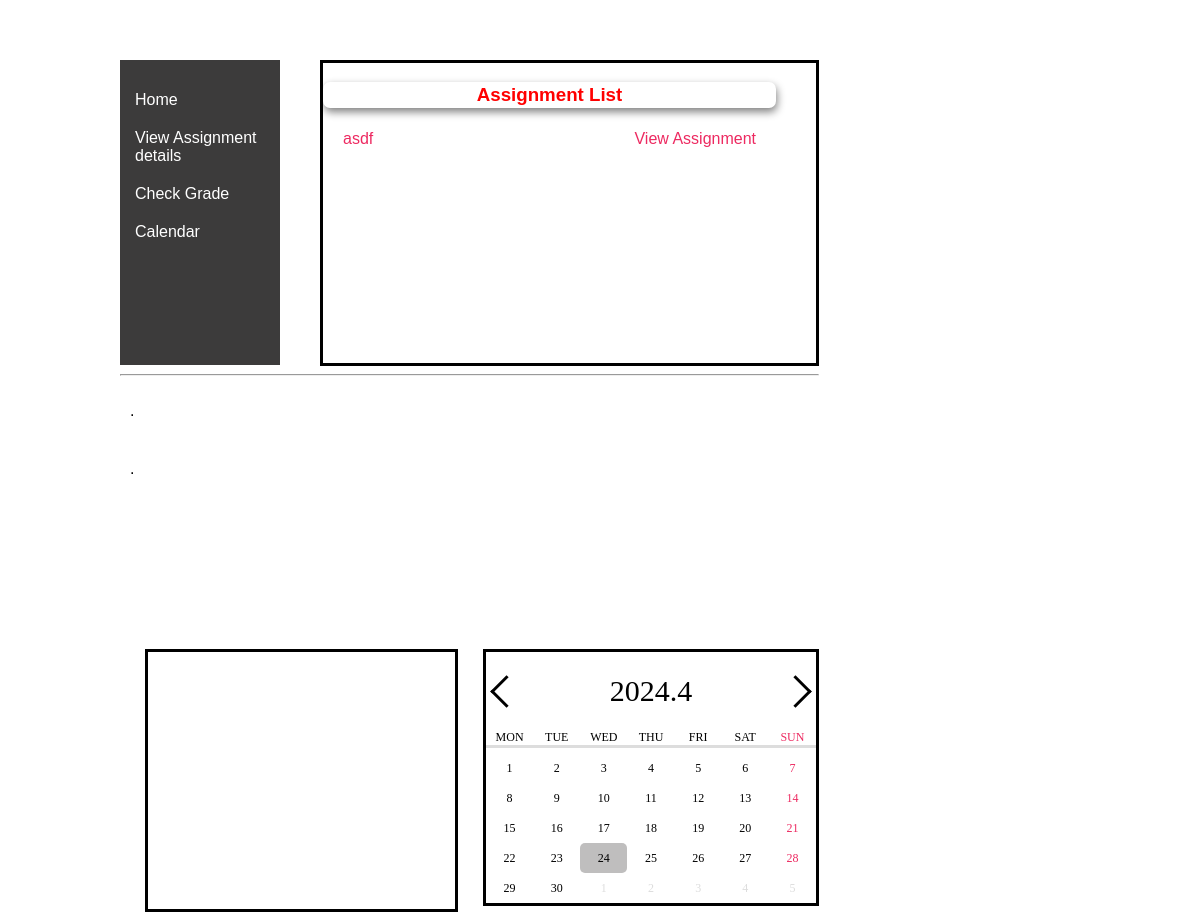
The page /uploads/student_page.php (signed in) on the database as committed earlier.
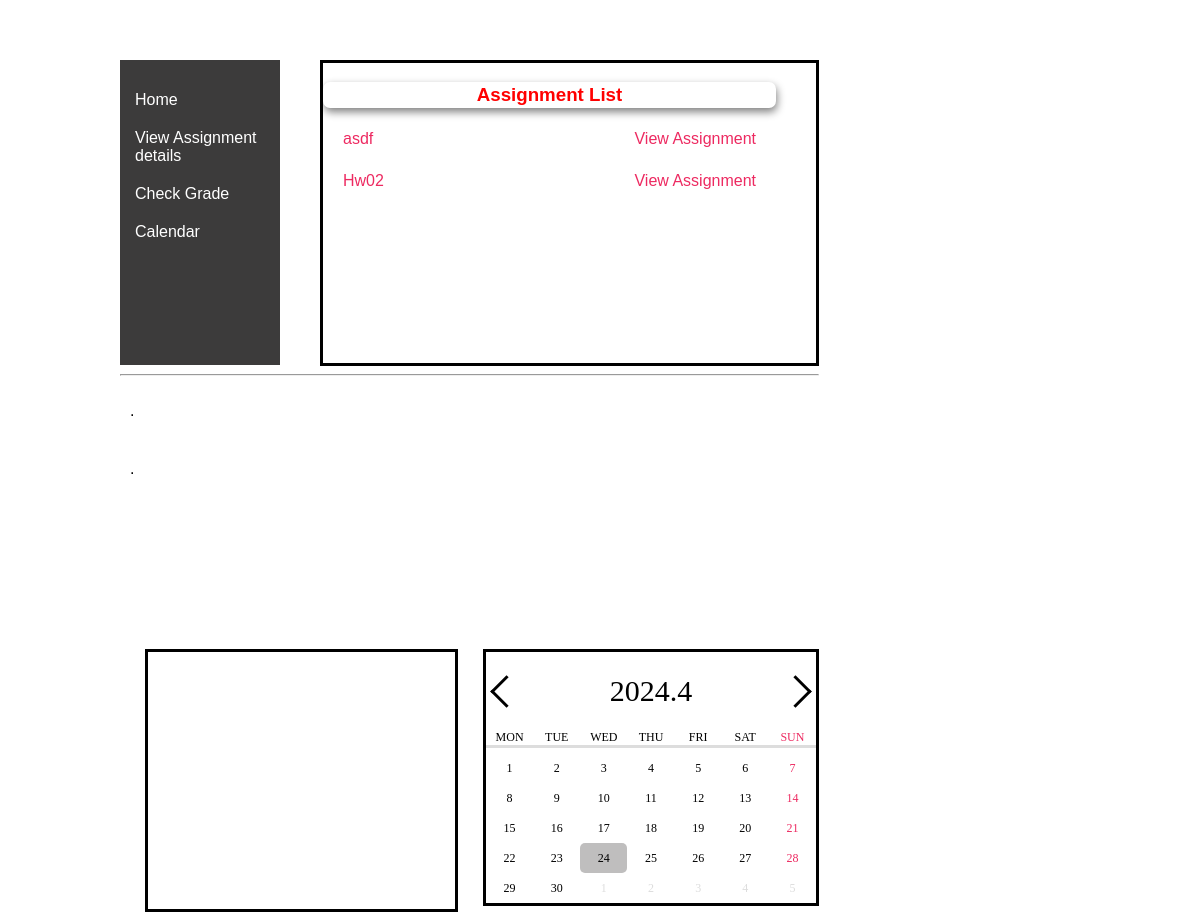
The same page on the database as committed later.
### tables this page shows
CREATE TABLE `teacher_assignments` (
  `id` int(11) NOT NULL,
  `title` varchar(255) NOT NULL,
  `description` text NOT NULL,
  `file_path` varchar(255) NOT NULL,
  `max_score` int(11) NOT NULL DEFAULT 25,
  `due_date` datetime NOT NULL DEFAULT current_timestamp()
);

### uploads/student_page.php (the view, shortened to what this page needs)
<?php
$servername = "localhost";
$username = "admin";
$password = "admin";
$dbname = "educationsystem";
$conn = new mysqli($servername, $username, $password, $dbname);
$sql_assignments = "SELECT id, title, file_path FROM teacher_assignments";
$result_assignments = $conn->query($sql_assignments);
?>
<!DOCTYPE html>
<html lang="en">
<head>
    <link rel="stylesheet" type="text/css" href="test4.css">
</head>
<body>
    <nav id="menu_area">
        <ul>
            <li><a href="student_page.php">Home</a></li>
            <li>View Assignment details</li>
            <li>Check Grade</li>
            <li>Calendar</li>
        </ul>
    </nav>
    <div id="content_area">
    <div id="list">
        <h3>Assignment List</h3>
        <?php
        if ($result_assignments->num_rows > 0) {
            while ($row_assignment = $result_assignments->fetch_assoc()) {
                echo "<p style='background-color: white, color: red;'><a href='student_upload.php?assignment_id=" . $row_assignment['id'] . "'>" . $row_assignment['title'] . "</a>";
                echo "<a href='" . $row_assignment['file_path'] . "' target='_blank'>View Assignment</a></hr></p>";
            }
        } else {
            echo "<p>No assignments found</p>";
        }
        ?>
    </div>
</div>
        <hr>
        <div id="horizontal_section">
            <div class="col" id="top_performer">
                <ul>
                    <li>.</li>
                    <li></li>
                    <li>.</li>
                </ul>
            </div>
            <div class="col2" id="none">
                <ul>
                    <li></li>
                    <li></li>
                    <li></li>
                </ul>
            </div>
            <div class="col3" id="calendar">
                <div class="sec_cal">
                    <div class="cal_nav">
                        <a href="javascript:;" class="nav-btn go-prev">prev</a>
                        <div class="year-month"></div>
                        <a href="javascript:;" class="nav-btn go-next">next</a>
                    </div>
                    <div class="cal_wrap">
                        <div class="days">
                            <div class="day">MON</div>
                            <div class="day">TUE</div>
                            <div class="day">WED</div>
                            <div class="day">THU</div>
                            <div class="day">FRI</div>
                            <div class="day">SAT</div>
                            <div class="day">SUN</div>
                        </div>
                        <div class="dates"></div>
                    </div>
                </div>
            </div>
        </div>
</body>
</html>

Rows that differ between the two databases and show on the page:
added teacher_assignments: title "Hw02"
